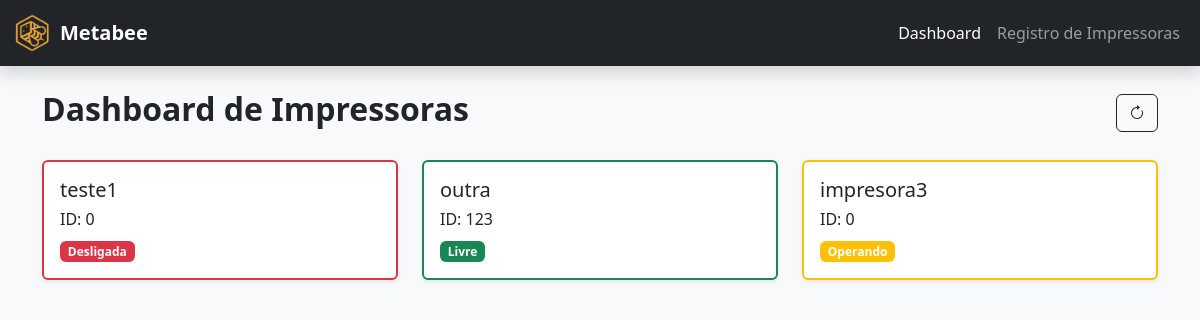
The app's page /dashboard, older data.
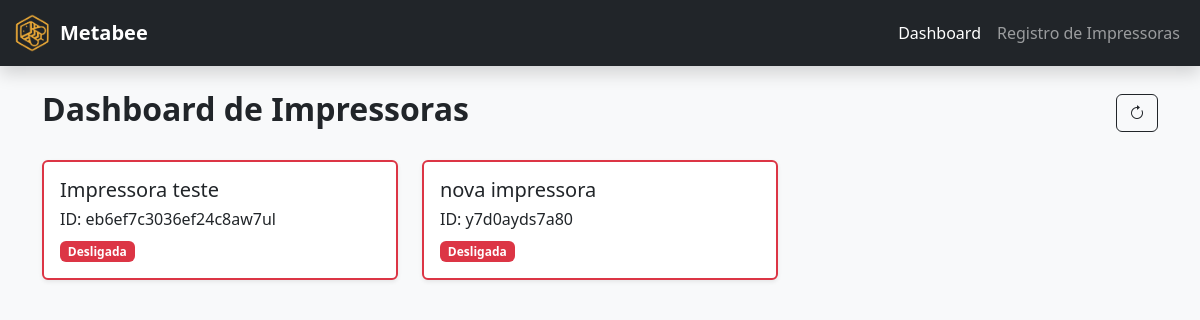
The same page, newer data.
### metabee_app/models.py (models this page shows)
class Printer(models.Model):
    name = models.CharField(max_length=100, default="Default Printer")
    status = models.IntegerField(validators=[MinValueValidator(0), MaxValueValidator(2)], default=0)
    device_id = models.CharField(max_length=100, default="0")

### metabee_app/views.py (the view)
# urls.py: path('dashboard', views.dashboard, name="dashboard"),
def dashboard(request):
    printers = Printer.objects.all()
    context = {'printers': printers}
    return render(request, 'dashboard.html', context)

### metabee_app/templates/dashboard.html (shortened to what this page needs)
{% extends 'layout.html' %}
{% load static %}
{% block content %}
  <div class="container py-4">
    <div class="d-flex justify-content-between align-items-center mb-4">
      <h2 class="fw-bold">Dashboard de Impressoras</h2>
      <a href="{% url 'get_printers_state' %}">
        <button class="btn btn-outline-dark"><i class="bi bi-arrow-clockwise"></i></button>
      </a>
    </div>
    <div class="row g-4">
      {% for printer in printers %}
        <div class="col-12 col-md-6 col-lg-4">
          <div class="card shadow-sm
            {% if printer.status == 0 %}
               border-danger
            {% elif printer.status == 1 %}
               border-success
            {% elif printer.status == 2 %}
               border-warning
            {% endif %}
          border-2">
            <div class="card-body">
              <h5 class="card-title">{{ printer.name }}</h5>
              <h6 class="card-title">ID: {{ printer.device_id }}</h6>
              <p class="card-text">
                {% if printer.status == 0 %}
                  <span class="badge bg-danger">Desligada</span>
                {% elif printer.status == 1 %}
                  <span class="badge bg-success">Livre</span>
                {% elif printer.status == 2 %}
                  <span class="badge bg-warning">Operando</span>
                {% endif %}
              </p>
            </div>
          </div>
        </div>
      {% endfor %}
    </div>
  </div>
{% endblock %}

### metabee_app/templates/layout.html (shortened to what this page needs)
{% load static %}
<!DOCTYPE html>
<html lang="en">
  <head>
    <link rel="stylesheet" href="{% static 'css/bootstrap.min.css' %}" />
    <link rel="stylesheet" href="https://cdn.jsdelivr.net/npm/bootstrap-icons@1.10.5/font/bootstrap-icons.css">
  </head>
  <body class="bg-light">
    {% block header %}
      <nav class="navbar navbar-expand-lg navbar-dark bg-dark shadow">
        <div class="container-fluid">
          <a class="navbar-brand d-flex align-items-center" href="#">
            <img src="{% static 'img/logo-metabee-short.png' %}" alt="Logo" width="40" height="40" class="me-2" />
            <span class="fw-bold">Metabee</span>
          </a>
          <div class="collapse navbar-collapse" id="navbarNav">
            <ul class="navbar-nav ms-auto">
              <li class="nav-item">
                <a class="nav-link active" href="{% url "dashboard" %}">Dashboard</a>
              </li>
              <li class="nav-item">
                <a class="nav-link" href="manage_printers">Registro de Impressoras</a>
              </li>
            </ul>
          </div>
        </div>
      </nav>
    {% endblock %}
    {% block content %}
    {% endblock %}
  </body>
</html>

Row changes from the older to the newer data that the page shows:
removed Printer: name "teste1", device_id "0", status "Desligada"
removed Printer: name "outra", device_id "123", status "Livre"
removed Printer: name "impresora3", device_id "0", status "Operando"
added Printer: name "Impressora teste", device_id "eb6ef7c3036ef24c8aw7ul", status "Desligada"
added Printer: name "nova impressora", device_id "y7d0ayds7a80", status "Desligada"
